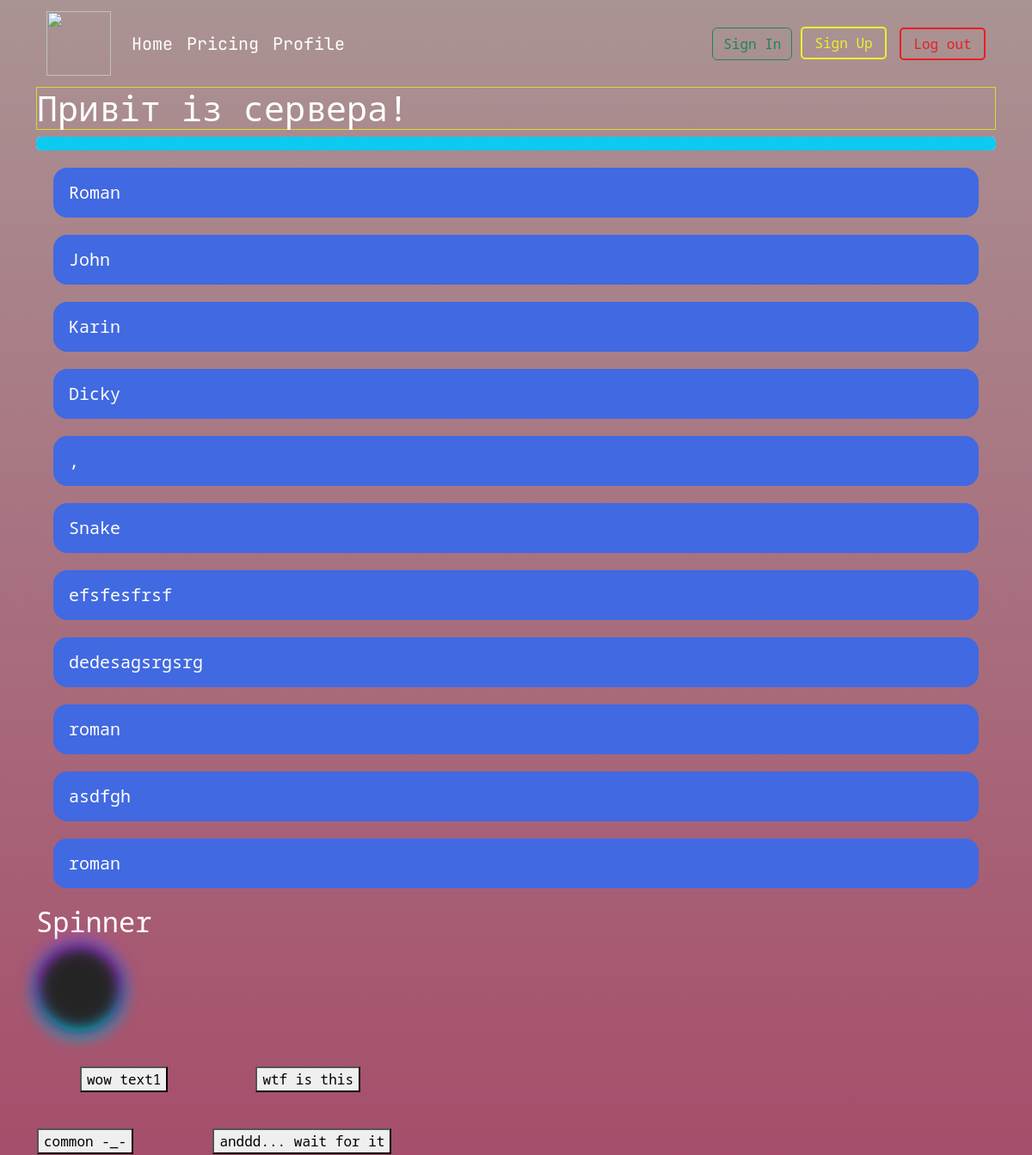
Page / (signed in) on the earlier database version.
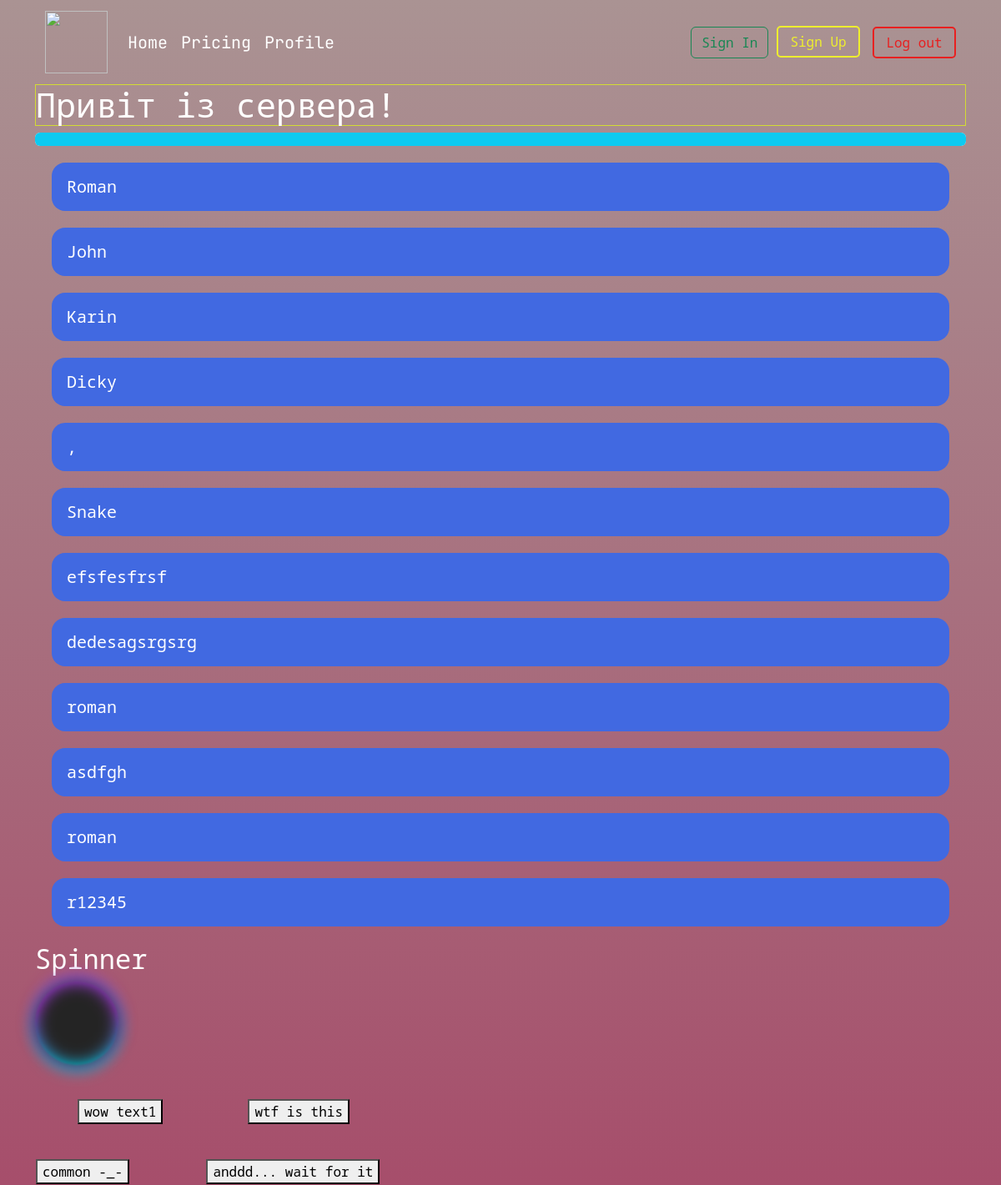
Same page on the later database version.
### models.py (models this page shows, shortened)
class User(db.Model,  UserMixin):   # create db # filter by priority 1)db.Model 2) UserMixin, if there are same functions first function will be taken from db.Model then from UserMixin
    id = db.Column(db.Integer, primary_key = True)
    username = db.Column(db.String(50), unique = True, nullable = False)    # nullable = False - value can not be empty (0)
    password = db.Column(db.String, nullable = False)
    name = db.Column(db.String(200))
    country = db.Column(db.String(50), default = 'USA')  # default = 'USA' - default value is USA
    project = db.relationship("Project", backref = "author")    # задавти відношення з Project, set relation with data base Project, backref = "author" - Project is an author to User database
    def __repr__(self): # як виглядає об'єкт при друці
        return f"User: {self.name}" # відобразити користувача (name)

### routes.py (the view)
@app.route("/") # за таким маршрутом http://127.0.0.1:5000/
@login_required # you should be logged in, otherwise you won't enter the page (mainpage)
def index():
    users = User.query.all()    # отримати всі об'єкти user
    print(users)    # [User: Roman99999, User: Johnpro2344, User: sawdw232, User: ddedf242]
    return render_template("index.html", users = users)    # load html page index.html

### models.py (called while the page is built)
@login_manager.user_loader
def load_user(user_id):
    return User.query.get(int(user_id))

### templates/index.html
{% extends 'base.html' %}
{% block content %}
<main class="container">
  <h1 class = "border-1">Привіт із сервера!</h1>
  <div class="progress" role="progressbar" aria-label="Info example" aria-valuenow="100" aria-valuemin="0" aria-valuemax="100">
    <div class="progress-bar bg-info" style="width: 100%"></div>
  </div>
  <div class="banner">
      {% for user in users %}
      <div class="my-card">
          {{user.name}}
      </div>
      {% endfor %}
  </div>
  <h2>Spinner</h2>
  <div class = "spinner">
      <div class = "spinner1">
      </div>
  </div>
  <table>
      <tr>
          <td><button class = "margin">wow text1</button></td>
          <td><button class = "margin">wtf is this</button></td>
      </tr>
      <tr>
          <td><button>common -_-</button></td>
          <td><button>anddd... wait for it</button></td>
      </tr>
  </table>
</main>
{% endblock content %}

### templates/base.html (shortened to what this page needs)
<!doctype html>
<html lang="uk">
<head>
    <link href="https://cdn.jsdelivr.net/npm/bootstrap@5.3.0-alpha1/dist/css/bootstrap.min.css" rel="stylesheet"
>
        <link rel="stylesheet" href = {{ url_for('static', filename='styles.css')}}
</head>
<body>
    <header class='container'>
        <nav class="navbar navbar-expand-lg navbar-light">
          <div class="container-fluid">
            <a class="navbar-brand" href="#"><img src = "https://upload.wikimedia.org/wikipedia/en/thumb/d/d3/Starbucks_Corporation_Logo_2011.svg/1280px-Starbucks_Corporation_Logo_2011.svg.png" width = 75 height = 75></img></a>
            <div class="collapse navbar-collapse" id="navbarNavAltMarkup">
              <div class="navbar-nav">
                <a class="nav-link" aria-current="page" href="{{url_for('index')}}">Home</a>
                <a class="nav-link" href="{{ url_for('projects') }}">Pricing</a>
                {% if current_user.is_authenticated %}
                <a class="nav-link" href="{{ url_for('profile') }}">Profile</a>
              </div>
            </div>
              <form class = "form-inline my-2 my-lg-0">
                <a href = "{{url_for('signin')}}"><button type = "button" class = "btn btn-outline-success">Sign In</button></a>
                <a href = " {{url_for('signup')}}"><button class = "mybutton" type = "button">Sign Up</button></a>
              </form>
              <a href = "{{ url_for('logout') }}"><button class = "mybutton2" type = "button"> Log out</button></a> <!-- 1 should be a, 2 should be button
            {% endif %}
          </div>
        </nav>
        <hr class = "border border-white border-1 opacity-100">
    </header>
    {% block content %}
    {% endblock content %}
</body>
</html>

### static/styles.css (style rules this page uses)
body { min-height: 150vh; background: linear-gradient(rgb(170, 147, 147), rgb(166, 78, 107)); color: white; font-family: "Noto Sans Mono", monospace; }
.my-card { font-family: inherit; font-size: 20px; background: royalblue; color: white; padding: 0.7em 1em; padding-left: 0.9em; display: flex; align-items: center; border: none; border-radius: 16px; overflow: hidden; transition: all 0.2s; margin: 20px; }
.spinner { background-image: linear-gradient(rgb(186, 66, 255) 35%,rgb(0, 225, 255)); width: 100px; height: 100px; animation: spinning82341 1.7s linear infinite; text-align: center; border-radius: 50px; filter: blur(1px); box-shadow: 0px -5px 20px 0px rgb(186, 66, 255), 0px 5px 20px 0px rgb(0, 225, 255); }
.spinner1 { background-color: rgb(36, 36, 36); width: 100px; height: 100px; border-radius: 50px; filter: blur(10px); }
.margin { margin: 40px 50px; }
.nav-link { font-size: 20px; color: white; font-family: "JetBrains Mono", monospace; }
.border-1 { display: block; border: 3mm ridge rgba(211, 220, 50, 6); }
.mybutton { color: rgb(238, 238, 46); border-radius: 5px; width: 100px; height: 38px; background-color: transparent; border-color: rgb(238, 238, 46); border-style: solid; margin-right: 15px; }
.mybutton2 { color: rgb(232, 32, 32); border-radius: 5px; width: 100px; height: 38px; background-color: transparent; border-color: rgb(232, 32, 32); border-style: solid; }

Differences in the rows shown:
added User: name "r12345"
